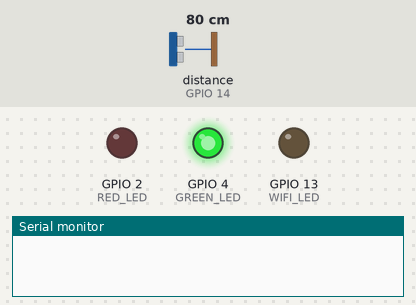
This sketch was run on a simulated ESP8266 (NodeMCU). Parts: output pins drawn as LEDs (lit = HIGH), the last lines printed to the serial monitor. Wiring (inferred from the names in the program): ultrasonic range finder: trigger GPIO 5; echo GPIO 14. Inputs (shaded band) come from the test bench; at power-on: distance to the obstacle (sensor on GPIO 14) 80 cm. The echo pulse lasts 58.3 µs per cm; WiFi joins after 1.5 s; servers stay silent unless stated; uploads are accepted with an empty reply; pins used as bus, display or sensor lines are not drawn.

Above: at 0.3 s.
At 2.8 s:
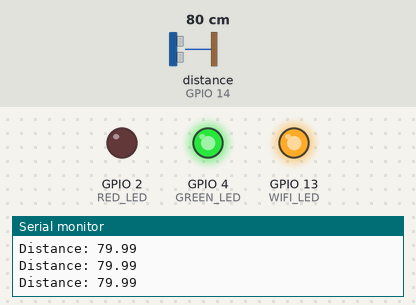
2.9 s: distance to the obstacle (sensor on GPIO 14) set to 65 cm
4.4 s: distance to the obstacle (sensor on GPIO 14) set to 56 cm
At 4.7 s:
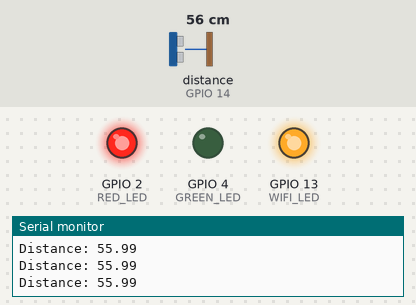
Timing chart, 0 to 7.4 s (numbered marks = the images above; inputs shaded):
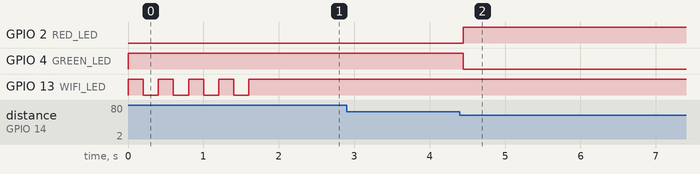

Measured:
- the behaviour switches between 61 and 60 cm on distance to the obstacle (sensor on GPIO 14) (found by bisection; images 1 and 2)
- after the input at 4.4 s, GPIO 2 (RED_LED): LOW → HIGH at once; GPIO 4 (GREEN_LED): HIGH → LOW at once

The sketch:

sensor.ino
```cpp
#include <ESP8266WiFi.h>
#include <ESP8266HTTPClient.h>
#include <WiFiClientSecure.h>

// -------- PIN DEFINITIONS --------
#define TRIG 5
#define ECHO 14

#define WIFI_LED 13
#define GREEN_LED 4
#define RED_LED 2

// -------- WIFI --------
const char* ssid = "Pentin-2.4G";
const char* password = "08290314pentin";

// -------- SUPABASE --------
const char* supabaseUrl = "https://bfqktqtsjchbmopafgzf.supabase.co";
const char* supabaseKey = "eyJhbGciOiJIUzI1NiIsInR5cCI6IkpXVCJ9.eyJpc3MiOiJzdXBhYmFzZSIsInJlZiI6ImJmcWt0cXRzamNoYm1vcGFmZ3pmIiwicm9sZSI6ImFub24iLCJpYXQiOjE3NzAyMDgwMTIsImV4cCI6MjA4NTc4NDAxMn0.Xu7Ncwr5bWYF8x2t5h7XHw_nPrjlTSkQEdnQB4OtcNo";

// -------- VARIABLES --------
float lastValidDistance = 65.0;
float binHeight = 105.0;

// -------- TIMERS --------
unsigned long lastSendTime = 0;
unsigned long lastReadTime = 0;
unsigned long lastFullDetectTime = 0;

// -------- STATE --------
bool isRed = false;

// -------- READ DISTANCE --------
float readDistance() {

  digitalWrite(TRIG, LOW);
  delayMicroseconds(2);

  digitalWrite(TRIG, HIGH);
  delayMicroseconds(10);
  digitalWrite(TRIG, LOW);

  long dur = pulseIn(ECHO, HIGH, 20000);

  if (dur == 0) return binHeight;

  float d = (dur * 0.0343) / 2;

  if (d > 2 && d < 120) {
    lastValidDistance = d;
    return d;
  }

  return binHeight;
}

// -------- LED CONTROL --------
void setBinLED(bool redOn) {
  digitalWrite(RED_LED, redOn);
  digitalWrite(GREEN_LED, !redOn);
}

// -------- SEND TO SUPABASE --------
void sendToSupabase(float distance, bool isRed) {

  if (WiFi.status() != WL_CONNECTED) return;

  WiFiClientSecure client;
  client.setInsecure();

  HTTPClient https;

  String url = String(supabaseUrl) + "/rest/v1/bins?bin_id=eq.ECO-VIC-24";
  https.begin(client, url);

  https.addHeader("Content-Type", "application/json");
  https.addHeader("apikey", supabaseKey);
  https.addHeader("Authorization", "Bearer " + String(supabaseKey));
  https.addHeader("Prefer", "return=minimal");

  // -------- BIN STATUS --------
  String binStatus;
  if (isRed) {
    binStatus = "full";
  } else {
    binStatus = "normal";
  }

  // -------- JSON --------
  String jsonBody = "{";
  jsonBody += "\"distance\":" + String(distance, 2) + ",";
  jsonBody += "\"status\":\"online\",";
  jsonBody += "\"bin_status\":\"" + binStatus + "\"";
  jsonBody += "}";

  https.PATCH(jsonBody);
  https.end();
}

// -------- SETUP --------
void setup() {

  Serial.begin(115200);

  pinMode(TRIG, OUTPUT);
  pinMode(ECHO, INPUT);

  pinMode(WIFI_LED, OUTPUT);
  pinMode(GREEN_LED, OUTPUT);
  pinMode(RED_LED, OUTPUT);

  digitalWrite(WIFI_LED, LOW);
  setBinLED(false);

  WiFi.begin(ssid, password);

  while (WiFi.status() != WL_CONNECTED) {
    digitalWrite(WIFI_LED, HIGH);
    delay(200);
    digitalWrite(WIFI_LED, LOW);
    delay(200);
  }

  digitalWrite(WIFI_LED, HIGH);
}

// -------- LOOP --------
void loop() {

  if (millis() - lastReadTime > 80) {
    lastReadTime = millis();

    float distance = readDistance();

    Serial.print("Distance: ");
    Serial.println(distance);

    // -------- FULL HOLD LOGIC --------
    if (distance < 60) {
      isRed = true;
      lastFullDetectTime = millis();
    }
    else {
      if (millis() - lastFullDetectTime > 10000) {
        isRed = false;
      }
    }

    setBinLED(isRed);

    // -------- HEARTBEAT SEND --------
    if (millis() - lastSendTime > 5000) {
      lastSendTime = millis();
      sendToSupabase(distance, isRed);
    }
  }
}
```
